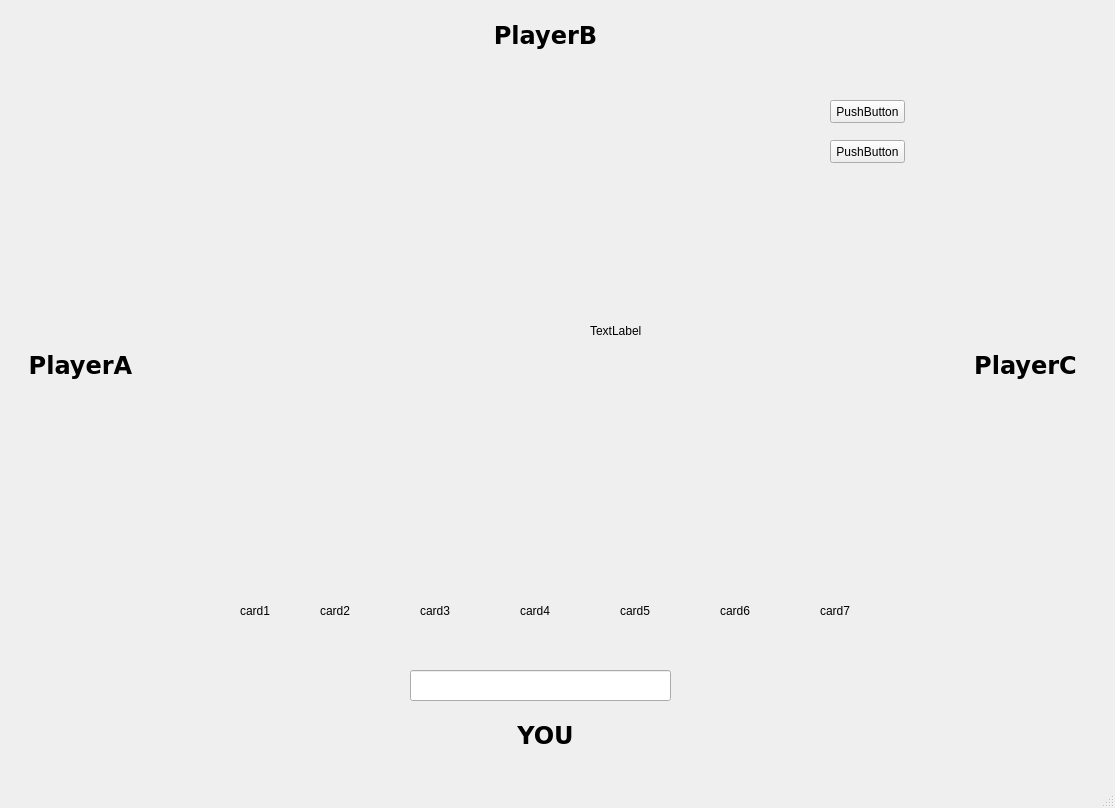
<?xml version="1.0" encoding="UTF-8"?>
<ui version="4.0">
 <class>MainWindow</class>
 <widget class="QMainWindow" name="MainWindow">
  <property name="geometry">
   <rect>
    <x>0</x>
    <y>0</y>
    <width>1115</width>
    <height>808</height>
   </rect>
  </property>
  <property name="windowTitle">
   <string>MainWindow</string>
  </property>
  <widget class="QWidget" name="centralwidget">
   <widget class="QLabel" name="plabelB">
    <property name="geometry">
     <rect>
      <x>430</x>
      <y>10</y>
      <width>231</width>
      <height>51</height>
     </rect>
    </property>
    <property name="font">
     <font>
      <family>Verdana</family>
      <pointsize>18</pointsize>
      <weight>75</weight>
      <bold>true</bold>
     </font>
    </property>
    <property name="text">
     <string>PlayerB</string>
    </property>
    <property name="alignment">
     <set>Qt::AlignCenter</set>
    </property>
   </widget>
   <widget class="QLabel" name="plabelA">
    <property name="geometry">
     <rect>
      <x>20</x>
      <y>340</y>
      <width>121</width>
      <height>51</height>
     </rect>
    </property>
    <property name="font">
     <font>
      <family>Verdana</family>
      <pointsize>18</pointsize>
      <weight>75</weight>
      <bold>true</bold>
     </font>
    </property>
    <property name="text">
     <string>PlayerA</string>
    </property>
    <property name="alignment">
     <set>Qt::AlignCenter</set>
    </property>
   </widget>
   <widget class="QLabel" name="plabelC">
    <property name="geometry">
     <rect>
      <x>960</x>
      <y>340</y>
      <width>131</width>
      <height>51</height>
     </rect>
    </property>
    <property name="font">
     <font>
      <family>Verdana</family>
      <pointsize>18</pointsize>
      <weight>75</weight>
      <bold>true</bold>
     </font>
    </property>
    <property name="text">
     <string>PlayerC</string>
    </property>
    <property name="alignment">
     <set>Qt::AlignCenter</set>
    </property>
   </widget>
   <widget class="QLabel" name="plabelyou">
    <property name="geometry">
     <rect>
      <x>430</x>
      <y>710</y>
      <width>231</width>
      <height>51</height>
     </rect>
    </property>
    <property name="font">
     <font>
      <family>Verdana</family>
      <pointsize>18</pointsize>
      <weight>75</weight>
      <bold>true</bold>
     </font>
    </property>
    <property name="text">
     <string>YOU</string>
    </property>
    <property name="alignment">
     <set>Qt::AlignCenter</set>
    </property>
   </widget>
   <widget class="QLabel" name="clabel1">
    <property name="geometry">
     <rect>
      <x>240</x>
      <y>560</y>
      <width>71</width>
      <height>101</height>
     </rect>
    </property>
    <property name="text">
     <string>card1</string>
    </property>
   </widget>
   <widget class="QLabel" name="clabel2">
    <property name="geometry">
     <rect>
      <x>320</x>
      <y>560</y>
      <width>71</width>
      <height>101</height>
     </rect>
    </property>
    <property name="text">
     <string>card2</string>
    </property>
   </widget>
   <widget class="QLabel" name="clabel3">
    <property name="geometry">
     <rect>
      <x>420</x>
      <y>560</y>
      <width>71</width>
      <height>101</height>
     </rect>
    </property>
    <property name="text">
     <string>card3</string>
    </property>
   </widget>
   <widget class="QLabel" name="clabel4">
    <property name="geometry">
     <rect>
      <x>520</x>
      <y>560</y>
      <width>71</width>
      <height>101</height>
     </rect>
    </property>
    <property name="text">
     <string>card4</string>
    </property>
   </widget>
   <widget class="QLabel" name="clabel5">
    <property name="geometry">
     <rect>
      <x>620</x>
      <y>560</y>
      <width>71</width>
      <height>101</height>
     </rect>
    </property>
    <property name="text">
     <string>card5</string>
    </property>
   </widget>
   <widget class="QLabel" name="clabel6">
    <property name="geometry">
     <rect>
      <x>720</x>
      <y>560</y>
      <width>71</width>
      <height>101</height>
     </rect>
    </property>
    <property name="text">
     <string>card6</string>
    </property>
   </widget>
   <widget class="QLabel" name="clabel7">
    <property name="geometry">
     <rect>
      <x>820</x>
      <y>560</y>
      <width>71</width>
      <height>101</height>
     </rect>
    </property>
    <property name="text">
     <string>card7</string>
    </property>
   </widget>
   <widget class="QLabel" name="clabelA">
    <property name="geometry">
     <rect>
      <x>170</x>
      <y>300</y>
      <width>104</width>
      <height>121</height>
     </rect>
    </property>
    <property name="text">
     <string/>
    </property>
   </widget>
   <widget class="QLabel" name="clabelDeck">
    <property name="geometry">
     <rect>
      <x>450</x>
      <y>280</y>
      <width>71</width>
      <height>101</height>
     </rect>
    </property>
    <property name="text">
     <string/>
    </property>
    <property name="pixmap">
     <pixmap>card_backside_27percent.jpg</pixmap>
    </property>
   </widget>
   <widget class="QLabel" name="clabelMiddle">
    <property name="geometry">
     <rect>
      <x>590</x>
      <y>280</y>
      <width>71</width>
      <height>101</height>
     </rect>
    </property>
    <property name="text">
     <string>TextLabel</string>
    </property>
   </widget>
   <widget class="QLineEdit" name="lineEdit">
    <property name="geometry">
     <rect>
      <x>410</x>
      <y>670</y>
      <width>261</width>
      <height>31</height>
     </rect>
    </property>
    <property name="font">
     <font>
      <family>Verdana</family>
      <pointsize>18</pointsize>
      <weight>75</weight>
      <bold>true</bold>
     </font>
    </property>
    <property name="alignment">
     <set>Qt::AlignCenter</set>
    </property>
   </widget>
   <widget class="QPushButton" name="btpush1">
    <property name="geometry">
     <rect>
      <x>830</x>
      <y>100</y>
      <width>75</width>
      <height>23</height>
     </rect>
    </property>
    <property name="text">
     <string>PushButton</string>
    </property>
   </widget>
   <widget class="QLabel" name="clabelB">
    <property name="geometry">
     <rect>
      <x>500</x>
      <y>70</y>
      <width>104</width>
      <height>121</height>
     </rect>
    </property>
    <property name="text">
     <string/>
    </property>
   </widget>
   <widget class="QLabel" name="clabelC">
    <property name="geometry">
     <rect>
      <x>830</x>
      <y>290</y>
      <width>104</width>
      <height>121</height>
     </rect>
    </property>
    <property name="text">
     <string/>
    </property>
   </widget>
   <widget class="QPushButton" name="btpush2">
    <property name="geometry">
     <rect>
      <x>830</x>
      <y>140</y>
      <width>75</width>
      <height>23</height>
     </rect>
    </property>
    <property name="text">
     <string>PushButton</string>
    </property>
   </widget>
  </widget>
  <widget class="QMenuBar" name="menubar">
   <property name="geometry">
    <rect>
     <x>0</x>
     <y>0</y>
     <width>1115</width>
     <height>21</height>
    </rect>
   </property>
  </widget>
  <widget class="QStatusBar" name="statusbar"/>
 </widget>
 <resources/>
 <connections/>
</ui>
